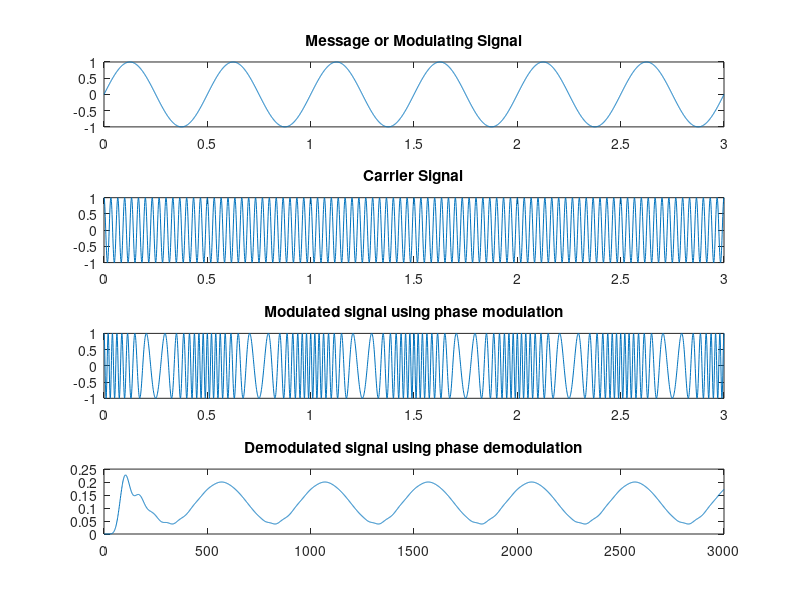

This chart was generated by the following MATLAB code:

clc; #... Clear command line
clear all; #... Clear variables
close all; #... Clear figures

msg_amplitude = 1; #... Amplitude of message signal
msg_frequency = 2; #... Frequency(Hz) of message signal
time = 0:0.001:03; #... Time samples
msg_signal = msg_amplitude*sin(2*pi*msg_frequency*time); #... Message signal
subplot(4,1,1);
plot(time, msg_signal);
title('Message or Modulating Signal');

carrier_amplitude = 1; #... Amplitude of carrier signal
carrier_frequency = 30; #... Frequency(Hz) of carrier signal
carrier_signal = carrier_amplitude*cos(2*pi*carrier_frequency*time); #... Carrier signal
subplot(4,1,2);
plot(time, carrier_signal);
title('Carrier Signal');

#... Modulation
kp =  10 #... Deviation sensitivity of phase modulation
modulated_signal = carrier_amplitude*cos(2*pi*carrier_frequency*time+kp*msg_signal);
subplot(4,1,3);
plot(time, modulated_signal);
title('Modulated signal using phase modulation');

#... Demodulation
x = abs(diff(modulated_signal));
#... To use butter function we need to run the following 2 commands
#... pkg install -forge signal;
pkg load signal;
[a,b] = butter(10, 0.03);
demodulated_signal = filter(a,b,x);
subplot(4,1,4);
plot(demodulated_signal);
title('Demodulated signal using phase demodulation');

